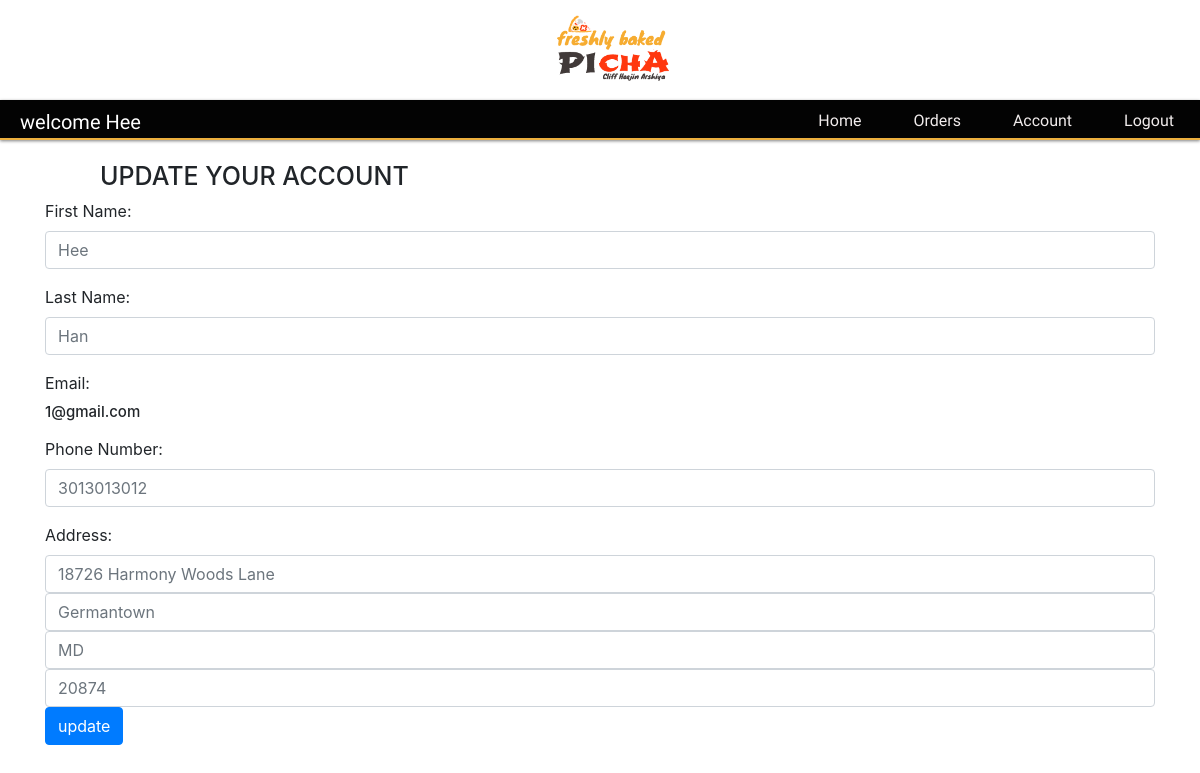
The page /users/account (signed in) on the database as committed earlier.
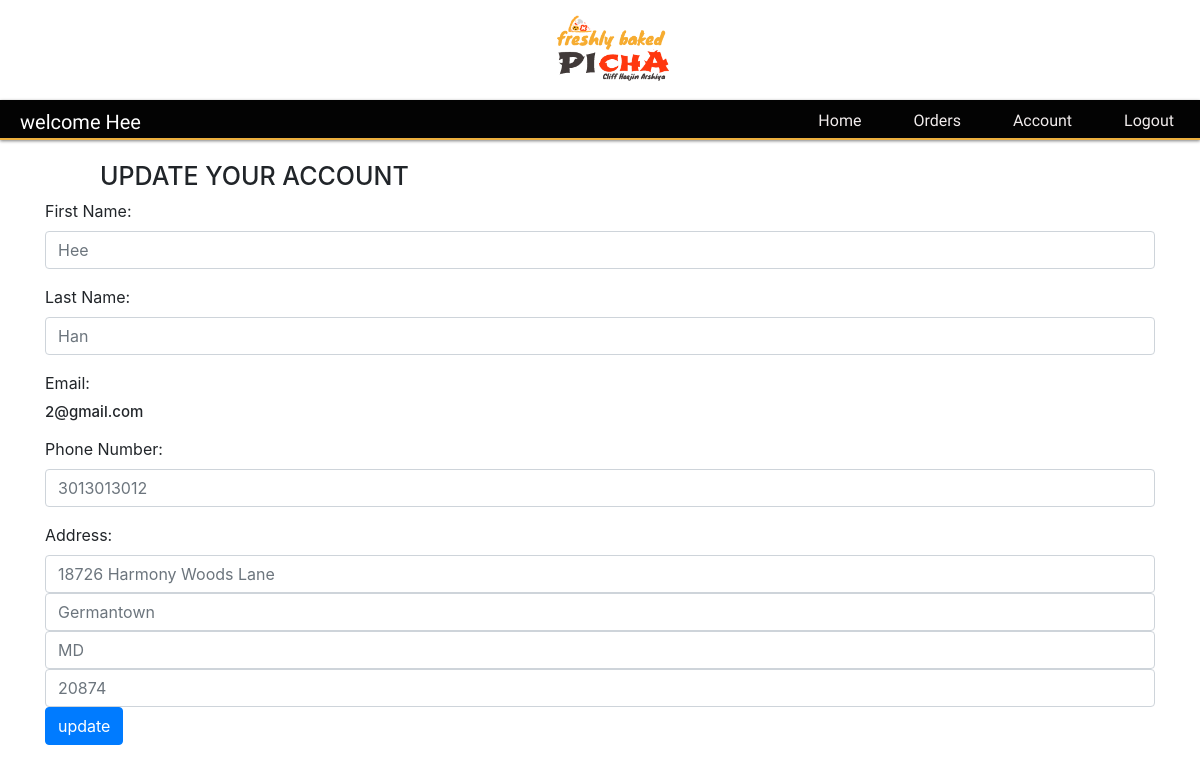
The same page on the database as committed later.
### models.py (models this page shows, shortened)
class User(db.Model):
    __tablename__="users"
    id = db.Column(db.Integer, primary_key=True)
    first_name = db.Column(db.String(255), nullable=False)
    last_name = db.Column(db.String(255), nullable=False)
    email = db.Column(db.String(255), nullable=False)
    phone = db.Column(db.String(255), nullable=False)
    password = db.Column(db.String(255), nullable=False)
    created_at = db.Column(db.DateTime, server_default=func.now())
    updated_at = db.Column(db.DateTime, server_default=func.now(), onupdate=func.now())

class Address(db.Model):
    __tablename__='addresses'
    id = db.Column(db.Integer, primary_key=True)
    street = db.Column(db.String(255))
    city = db.Column(db.String(255))
    state = db.Column(db.String(255))
    zip_code = db.Column(db.String(255))
    created_at = db.Column(db.DateTime, server_default=func.now())
    updated_at = db.Column(db.DateTime, server_default=func.now(), onupdate=func.now())
    user_id = db.Column(db.Integer, db.ForeignKey('users.id'))
    user = db.relationship('User', foreign_keys=[user_id], backref=db.backref('addresses', cascade='all'))

### controllers.py (the view)
def account():
    if 'user_id' not in session:
        return redirect(url_for('users:new'))
    current_user = User.query.get(session['user_id'])
    user_address = current_user.addresses[0]
    print(user_address)
    return render_template('user_account.html', user = current_user, address = user_address)

### templates/user_account.html (shortened to what this page needs)
<!DOCTYPE html>
<html lang="en">
<head>
    <link rel="stylesheet" href="https://stackpath.bootstrapcdn.com/bootstrap/4.3.1/css/bootstrap.min.css">
    <link rel="stylesheet" type="text/css" href="/static/css/dashboard.css">
</head>
<body>
    <div class="header">
        <div class="logo">
            <a href="{{ url_for('dashboard') }}"><img src="../static/img/picha1.png"></a>
        </div>
        <div class="header_info">
            <h2>welcome {{ user.first_name }}</h2>
            <ul class="nav">
                <li class="nav-item">
                    <a class="nav-link" href="{{ url_for('dashboard') }}">Home</a>
                </li>
                <li class="nav-item">
                    <a class="nav-link" href="{{ url_for('order') }}">Orders</a>
                </li>
                <li class="nav-item">
                    <a class="nav-link" href="{{ url_for('users:account') }}">Account</a>
                </li>
                <li class="nav-item">
                    <a class="nav-link" href="{{ url_for('users:logout') }}">Logout</a>
                </li>
            </ul>
        </div>
    </div>
        <h5>UPDATE YOUR ACCOUNT</h5>
        <div class="container">
            <form action="{{ url_for('users:update') }}" method="post">
                <div class = "form-group">
                    <label for="first_name">First Name:</label>
                    <input type="text" class="form-control" name="first_name" id="" placeholder="{{ user.first_name }}">
                </div>
                <div class = "form-group">
                    <label for="last_name">Last Name:</label>
                    <input type="text" class="form-control" name="last_name" id="" placeholder="{{ user.last_name }}">
                </div>
                <div class = "form-group">
                    <label for="email">Email:</label>
                    <h4>{{ user.email }}</h4>
                </div>
                <div class = "form-group">
                    <label for="phone">Phone Number:</label>
                    <input type="text" class="form-control" name="phone" id="" placeholder="{{ user.phone }}">
                </div>
                <label for="first_name">Address:</label>
                <input type="text"  class="form-control" name="street" id="" placeholder="{{ address.street }}">
                <input type="text" class="form-control" name="city" id="" placeholder="{{ address.city }}">
                <input type="text" class="form-control" name="state" id="" placeholder="{{ address.state }}">
                <input type="text" class="form-control" name="zip_code" id="" placeholder="{{ address.zip_code }}">
                <input type="submit" class="btn btn-primary" value="update">
            </form>
        </div>
</body>
</html>

### static/css/dashboard.css (style rules this page uses)
body { margin: 0; }
body::after { background-image: url('../img/slice.jpg'); background-size: cover; opacity: .4; z-index: -2; }
.container { text-align: left; }
h4 { font-size: 15px; }
h2 { font-family: 'Kalam', cursive; float: left; display: block; font-size: 20px; color: #fff; margin-top:10px; margin-left: 20px; }
ul.nav { margin: 0px; float: right; }
li { font-family: 'Kalam', cursive; padding: 10px; font-size: 16px; line-height: 5px; text-align: center; }
.logo { text-align: center; }
.logo img { margin-top:0px; height: 100px; text-align: center; margin-left: auto; margin-right: auto; }
.nav-link { color: rgb(241, 236, 236); }
.header_info { background-color: rgba(3, 3, 3); height: 40px; margin: 0px; border-bottom: 2px solid rgb(236, 175, 62); box-shadow: 0 1px 3px 0 rgba(0,0,0,0.50); }
h5 { margin-top: 20px; margin-left: 100px; font-size: 25px; }

Rows that differ between the two databases and show on the page:
changed User "Hee": email "1@gmail.com" → "2@gmail.com"
